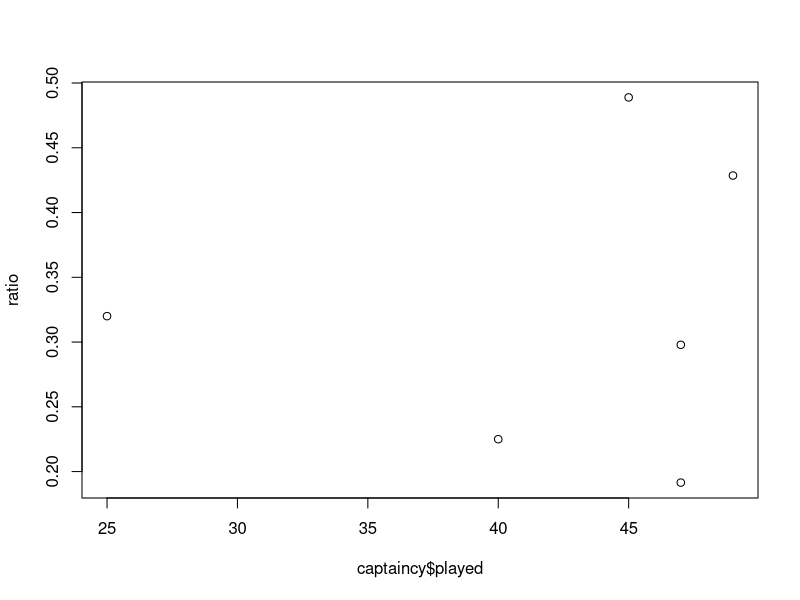

This chart was generated by the following R code: (Note: this script raises an error after producing the figure.)
sample<-c(-2,1,5,8)
sample
names <- c("mahi","saurav","azhar","sunny","pataudi","dravid")
names
played <- c(45,49,47,47,40,25)
won <- c(22,21,14,9,9,8)
lost <- c(12,13,14,8,19,6)
Y <- c(2012,2004,2000,1980,1965,2008)
captaincy <- data.frame(names,Y,played,won,lost)
View(captaincy)
captaincy$names
captaincy$played
captaincy$won
ratio <- captaincy$won/captaincy$played
captaincy$victory <- ratio
View(captaincy)
mean(captaincy$played)
(45+49++47+47+40+25)/6
plot(captaincy$played,ratio)
plot(captaincy$names,capptaincy$played)
write.csv(captaincy,"newcaptaincy.csv")